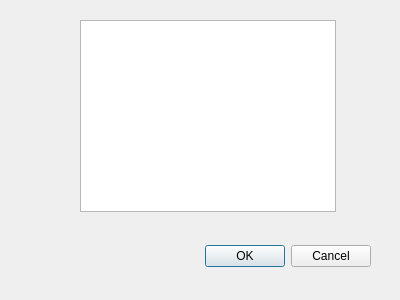
<?xml version="1.0" encoding="UTF-8"?>
<ui version="4.0">
 <class>DialogAgregar</class>
 <widget class="QDialog" name="DialogAgregar">
  <property name="geometry">
   <rect>
    <x>0</x>
    <y>0</y>
    <width>400</width>
    <height>300</height>
   </rect>
  </property>
  <property name="windowTitle">
   <string>Dialog</string>
  </property>
  <widget class="QDialogButtonBox" name="buttonBox">
   <property name="geometry">
    <rect>
     <x>30</x>
     <y>240</y>
     <width>341</width>
     <height>32</height>
    </rect>
   </property>
   <property name="orientation">
    <enum>Qt::Horizontal</enum>
   </property>
   <property name="standardButtons">
    <set>QDialogButtonBox::Cancel|QDialogButtonBox::Ok</set>
   </property>
  </widget>
  <widget class="QTableWidget" name="tableWidget">
   <property name="geometry">
    <rect>
     <x>80</x>
     <y>20</y>
     <width>256</width>
     <height>192</height>
    </rect>
   </property>
  </widget>
 </widget>
 <resources/>
 <connections>
  <connection>
   <sender>buttonBox</sender>
   <signal>accepted()</signal>
   <receiver>DialogAgregar</receiver>
   <slot>accept()</slot>
   <hints>
    <hint type="sourcelabel">
     <x>248</x>
     <y>254</y>
    </hint>
    <hint type="destinationlabel">
     <x>157</x>
     <y>274</y>
    </hint>
   </hints>
  </connection>
  <connection>
   <sender>buttonBox</sender>
   <signal>rejected()</signal>
   <receiver>DialogAgregar</receiver>
   <slot>reject()</slot>
   <hints>
    <hint type="sourcelabel">
     <x>316</x>
     <y>260</y>
    </hint>
    <hint type="destinationlabel">
     <x>286</x>
     <y>274</y>
    </hint>
   </hints>
  </connection>
 </connections>
</ui>
